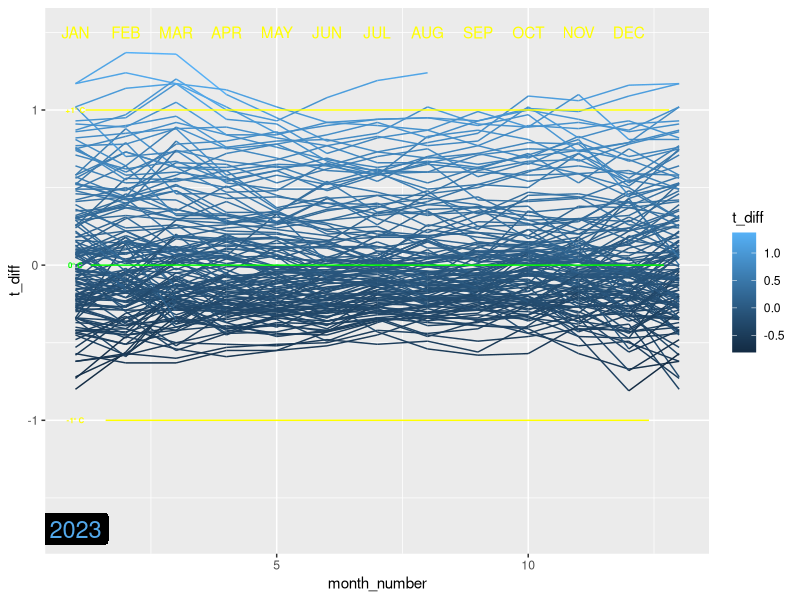

Generate this figure with R: (Note: this script raises an error after producing the figure.)
#load libraries

library(tidyverse)
library(gganimate)

#clean up and prepare data
t_diff <- read_csv("data/GLB.Ts+dSST.csv", skip = 1, na = "***") %>%
  select(year = Year, month.abb) %>%
  pivot_longer(-year, names_to="month", values_to="t_diff") %>%
  drop_na()

next_jan <- t_diff %>%
  filter(month == "Jan") %>%
  mutate(year = year - 1,
         month = "next_Jan")

t_data <- bind_rows(t_diff, next_jan) %>%
  mutate(month = factor(month, levels = c(month.abb, "next_Jan")),
         month_number = as.numeric(month)) %>%
  arrange(year, month) %>%
  filter(year != 1879) %>%
  mutate(step_number = 1:nrow(.))

annotation <- t_data %>%
  slice_max(year) %>%
  slice_max(month_number)

temp_lines <- tibble(
  x = 1,
  y = c(1, 0, -1),
  labels = c("+1\u00B0 C", "0\u00B0 C", "-1\u00B0 C")
)

month_labels <- tibble(
  x = 1:12,
  labels = toupper(month.abb),
  y = 1.5
)

gridlines <- tibble(
  x= c(1.2, 1.3, 1.6),
  xend = c(12.8, 12.7, 12.4),
  y = c(1, 0, -1),
  yend = y
)  

#create plot
a <- t_data %>% 
  ggplot(aes(x=month_number, y=t_diff, group=year, color=t_diff)) +
  geom_label(aes(x = 1, y=-1.7, label = year),
             fill="black",
             label.size = 0,
             size=6) +
  geom_line() +
  geom_segment(data = gridlines,aes(x=x, y=y, xend = xend, yend = yend),
               color=c("yellow","green", "yellow"), 
               inherit.aes = FALSE) +
  geom_text(data = temp_lines, aes(x=x, y=y, label=labels),
            color=c("yellow","green", "yellow"),size = 2, fontface ="bold",
               inherit.aes=FALSE) +
  geom_text(data = month_labels, aes(x=x, y=y, label = labels),
              inherit.aes = FALSE, color="yellow")
  scale_y_continuous(
                     limits = c(-2.0, 1.5), expand = c(0, -0.3), 
                    ) +
  scale_color_gradient2(low = "darkblue", high = "red", mid = "white", midpoint = 0,
                        guide = "none") +
  coord_polar(start = 0) +
  labs(x = NULL,
       y = NULL,
       title = NULL) +
  theme(
    panel.background = element_rect(fill="black"),
    plot.background = element_rect(fill = "#444444", color="#444444"),
    panel.grid = element_blank(),
    axis.text.x = element_blank(),
    axis.text.y = element_blank(),
    axis.ticks = element_blank(),
    axis.title = element_blank(),
    plot.title = element_blank()
    )+
  transition_manual(frames = year, cumulative = TRUE)

#create the animation
animate(a, width=4.155, height=4.5, unit="in", res=300,)

#export the animation
#as GIF
anim_save("figures/climate_spiral_nasa.gif")

#as .mp4
animate(a, width=4.155, height=4.5, unit="in", res=300,
         renderer = av_renderer("figures/climate_spiral_nasa.mp4")
        )
